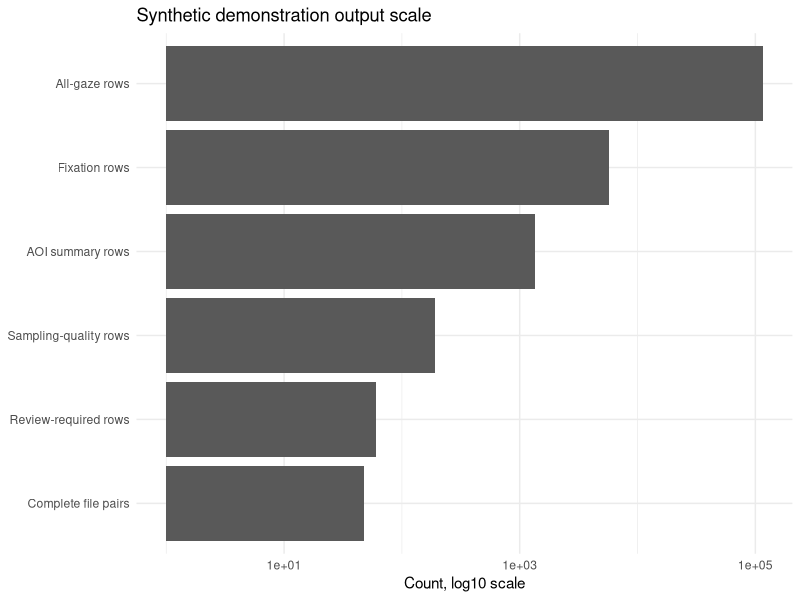

The R script that drew this image:
## ---- chunk 1
knitr::opts_chunk$set(
  echo = TRUE,
  message = FALSE,
  warning = FALSE,
  fig.width = 7,
  fig.height = 4.5,
  dpi = 300
)
## ---- chunk 2
workflow_families <- data.frame(
  `Workflow family` = c(
    "Import and file inspection",
    "Master-table validation",
    "Sampling and tracking quality",
    "Pupil preprocessing",
    "AOI workflows",
    "Model preparation and sensitivity",
    "Reporting and export"
  ),
  `Purpose` = c(
    "Read Gazepoint-style exports and identify expected file types.",
    "Create and inspect analysis-ready combined data.",
    "Check sampling behaviour, gaze validity, and review flags.",
    "Prepare pupil data for window and time-course analysis.",
    "Summarise and audit gaze behaviour by area of interest.",
    "Prepare model-ready datasets and evaluate robustness.",
    "Generate reporting checklists, exports, and reproducibility outputs."
  ),
  `Example outputs` = c(
    "classified files; imported all-gaze, fixation, and summary tables",
    "validated master tables; column diagnostics; duplicate-key checks",
    "sampling-rate summaries; tracking-quality tables; review flags",
    "baseline-corrected pupil series; interpolation flags; pupil-window summaries",
    "AOI sample and fixation summaries; transition matrices; denominator audits",
    "GLMM/GAMM input tables; leave-one-out summaries; divergence-point results",
    "reporting checklists; exclusion recommendations; exported CSV tables"
  ),
  check.names = FALSE
)
knitr::kable(workflow_families, caption = "Main workflow families supported by gp3tools.")
## ---- chunk 3
demo_outputs <- data.frame(
  Output = c(
    "All-gaze rows",
    "Fixation rows",
    "Sampling-quality rows",
    "AOI summary rows",
    "Review-required rows",
    "Complete file pairs"
  ),
  Count = c(115200, 5691, 192, 1344, 60, 48),
  Interpretation = c(
    "sample-level gaze and pupil observations",
    "fixation-level observations",
    "participant-by-media sampling diagnostics",
    "area-of-interest summaries across trials/windows",
    "rows flagged for review rather than automatic deletion",
    "all expected all-gaze/fixation pairs found"
  )
)
knitr::kable(demo_outputs, caption = "Summary of synthetic demonstration outputs.")
## ---- chunk 4
if (requireNamespace("ggplot2", quietly = TRUE)) {
  ggplot2::ggplot(demo_outputs, ggplot2::aes(x = reorder(Output, Count), y = Count)) +
    ggplot2::geom_col() +
    ggplot2::coord_flip() +
    ggplot2::scale_y_log10() +
    ggplot2::labs(
      x = NULL,
      y = "Count, log10 scale",
      title = "Synthetic demonstration output scale"
    ) +
    ggplot2::theme_minimal(base_size = 11)
}
## ---- chunk 5
validation_evidence <- data.frame(
  Evidence = c(
    "Automated tests",
    "Package checks",
    "Cross-platform CI",
    "Release archiving",
    "Documentation",
    "Synthetic demonstration"
  ),
  Role = c(
    "Checks core functions, edge cases, optional-dependency paths, and workflow objects.",
    "Confirms package installation, documentation, examples, vignettes, and R CMD check compliance.",
    "Evaluates package behaviour across major operating systems and R-devel/release settings.",
    "Provides a persistent versioned software citation through Zenodo.",
    "Provides README guidance, function help, vignettes, example data, and case-study workflows.",
    "Exercises the export-to-report workflow without exposing private participant data."
  )
)
knitr::kable(validation_evidence, caption = "Software-quality evidence reported for gp3tools.")
